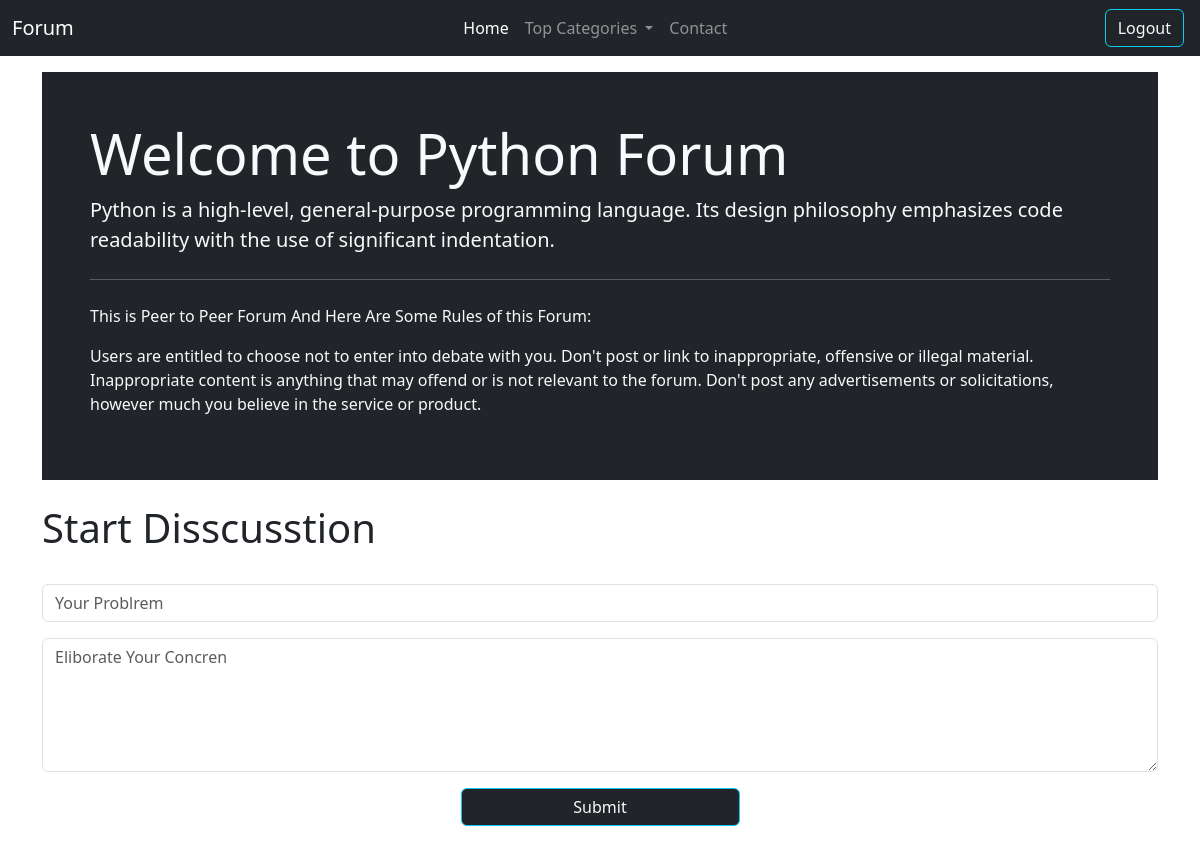
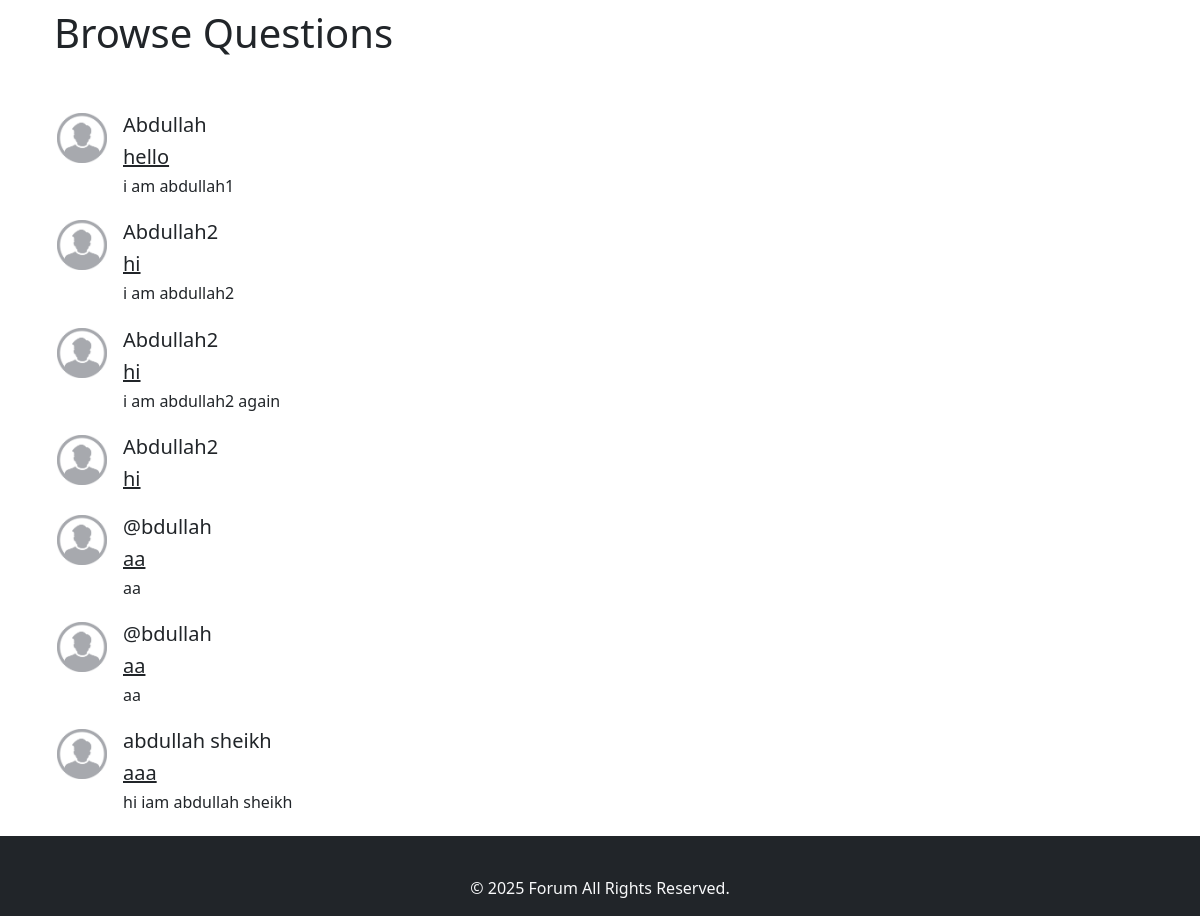
/threadlist.php?catid=1 (signed in), run on the app's committed database (2 pictures, top to bottom).
### tables this page shows
CREATE TABLE `categories` (
  `category_id` int(20) NOT NULL,
  `category_name` varchar(255) NOT NULL,
  `category_description` varchar(255) NOT NULL,
  `created_date` date NOT NULL DEFAULT current_timestamp()
);

CREATE TABLE `thread` (
  `thread_id` int(11) NOT NULL,
  `thread_titile` varchar(255) NOT NULL,
  `thread_description` text NOT NULL,
  `thread_cat_id` int(11) NOT NULL,
  `thread_user_id` int(11) NOT NULL
);

CREATE TABLE `forum_users` (
  `user_id` int(11) NOT NULL,
  `username` varchar(255) NOT NULL,
  `user_email` varchar(255) NOT NULL,
  `user_password` varchar(255) NOT NULL,
  `joining_date` date NOT NULL DEFAULT current_timestamp()
);

### threadlist.php (the view, shortened to what this page needs)
<!DOCTYPE html>
<html lang="en">
<head>
    <link rel="stylesheet" href="https://cdn.jsdelivr.net/npm/bootstrap@4.0.0/dist/css/bootstrap.min.css"
>
    <link href="https://cdn.jsdelivr.net/npm/bootstrap@5.3.3/dist/css/bootstrap.min.css" rel="stylesheet"
>
</head>
<body>
    <?php
include "loginsystem/db_connect.php";
include "components/header.php";
?>
    <?php
$id = $_GET['catid'];
$sql = "SELECT * FROM `categories` WHERE `category_id` = $id";
$result = $con->query($sql);
while($rows = mysqli_fetch_assoc($result)){
$catname = $rows['category_name'];
$catdesc = $rows['category_description'];
}
?>
    <div class="container my-3" id="container">
        <div class="bg-dark text-light p-5 rounded-lg ">
            <h1 class="display-4">Welcome to <?php echo $catname ?> Forum</h1>
            <p class="lead"> <?php echo $catdesc ?> </p>
            <hr class="my-4">
            <p>This is Peer to Peer Forum And Here Are Some Rules of this Forum:</p>
            <p>Users are entitled to choose not to enter into debate with you. Don't post or link to inappropriate,
                offensive or illegal material. Inappropriate content is anything that may offend or is not relevant to
                the forum. Don't post any advertisements or solicitations, however much you believe in the service or
                product.</p>
        </div>
        <?php
if(isset($_SESSION['loggedin']) && $_SESSION['loggedin'] == true){
echo '
<div class="row my-4">
  <h1>Start Disscusstion</h1>
</div>
  <div div class="row text-center">
  <div class="col-md-12">
 <form method = "post" action="'.$_SERVER["REQUEST_URI"].'">
  <div class="mb-3">
    <input type="text" class="form-control" id="title" name="title" aria-describedby="title" placeholder="Your Problrem" name="title">
  </div>
  <div class="mb-3">
  <textarea class="form-control" id="description" name="description" rows="5" placeholder="Eliborate Your Concren"></textarea>
</div>
  <button type="submit" class="btn btn-outline-info btn-dark text-light w-25">Submit</button>
</form>
  </div>
  </div>';
  }
  ?>
        <div class="container my-5">
            <div class="row">
                <h1>Browse Questions</h1>
            </div>
        </div>
        <?php
$id = $_GET['catid'];
$sql = "SELECT * FROM thread WHERE thread_cat_id = $id";
$result = $con->query($sql);
while($rows = mysqli_fetch_assoc($result)){
$thread_id = $rows['thread_id'];
$thread_title = $rows['thread_titile'];
$thread_description = $rows['thread_description'];
$thread_user_id = $rows['thread_user_id'];
$sql2 = "SELECT username FROM forum_users WHERE user_id = $thread_user_id";
$result2 = $con->query($sql2);
$rows = mysqli_fetch_assoc($result2);
echo'
<div class="col-md-12">
  <div class="media my-3">
  <img class="align-self-start mr-3" src="images/user.png" width="50px" alt="Generic placeholder image">
  <div class="media-body">
    <h5 class="mt-0">'.$rows['username'].'</h5>
    <h5 class="mb-2"> <a class="text-dark" href= thread.php?threadid='.$thread_id.'>'.$thread_title.'</a> </h5>
    <h6>'.$thread_description.'</h6>
  </div>
</div>
  </div>
';
}
?>
    </div>
    <?php include "components/footer.php";?>
</body>
</html>

### threadlist.php (style rules this page uses)
#container { min-height: 95vh; }

### data on the page
categories: category_name "Python", category_description "Python is a high-level, general-purpose programming language. Its design philosophy emphasizes code readability with the use of significant indentation."
thread: forum_users.username "Abdullah", thread_titile "hello", thread_description "i am abdullah1"
thread: forum_users.username "Abdullah2", thread_titile "hi", thread_description "i am abdullah2"
thread: forum_users.username "Abdullah2", thread_titile "hi", thread_description "i am abdullah2 again"
thread: forum_users.username "Abdullah2", thread_titile "hi"
thread: forum_users.username "@bdullah", thread_titile "aa", thread_description "aa"
thread: forum_users.username "@bdullah", thread_titile "aa", thread_description "aa"
thread: forum_users.username "abdullah sheikh", thread_titile "aaa", thread_description "hi iam abdullah sheikh"
